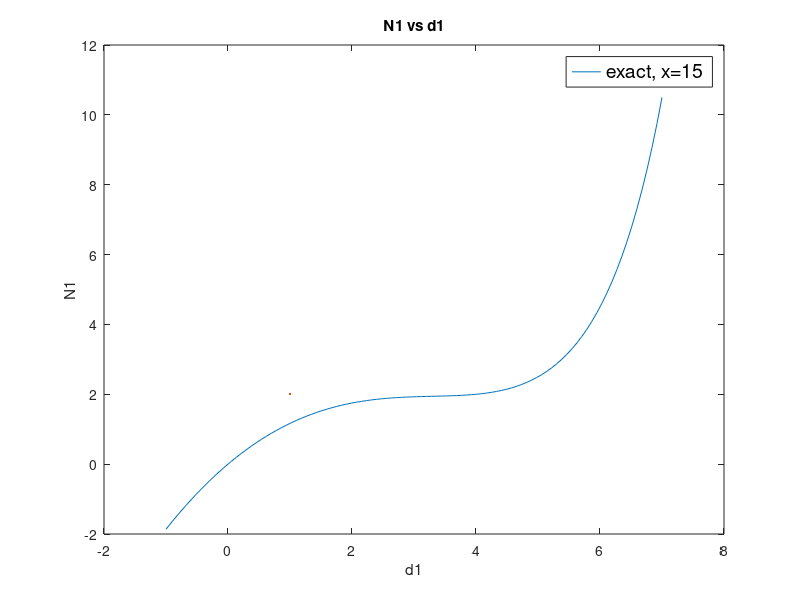
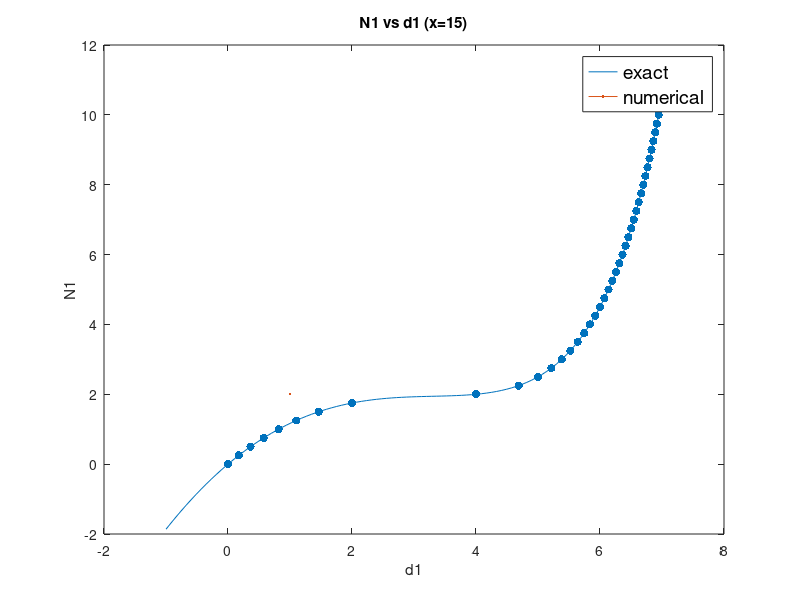
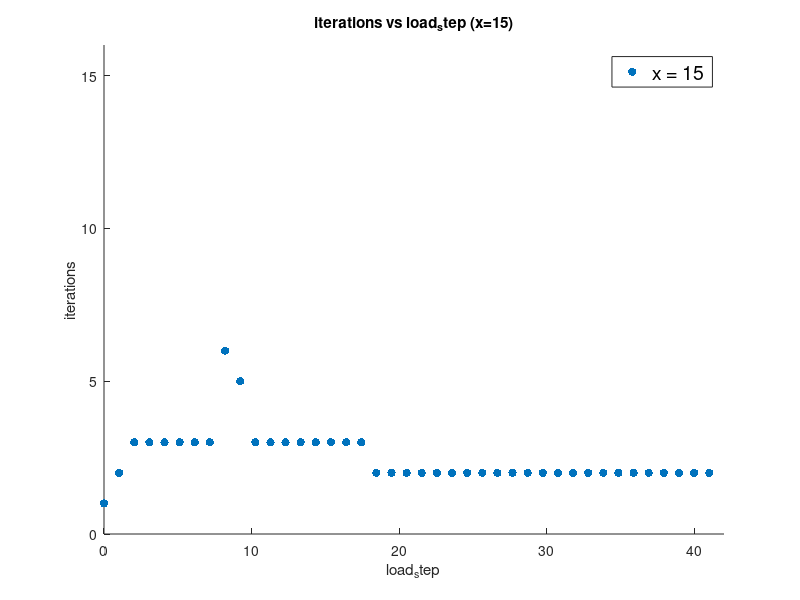
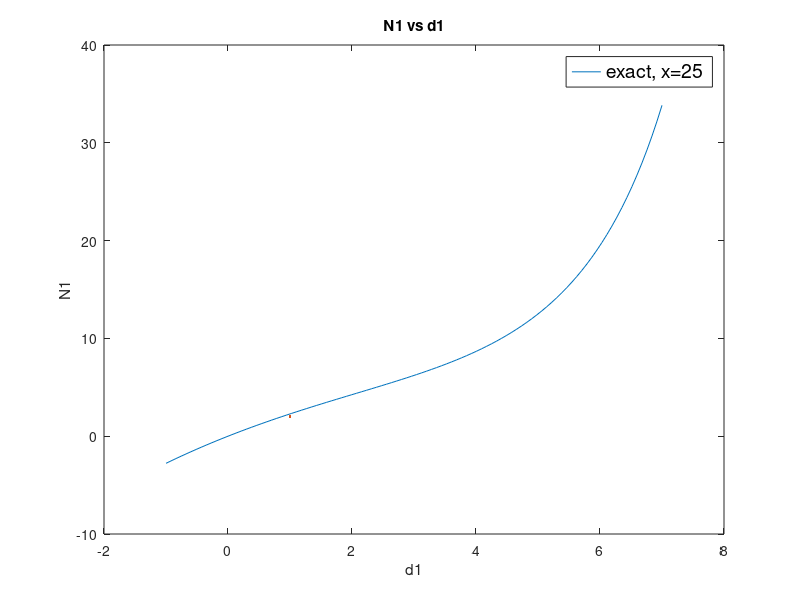

The MATLAB script that drew these images, in order:
% This is the Newton-Raphson algorithm solver for HW3
clear all; clc;

%% x =15
% exact internal force
x = 15;
N1 = @(d1,d2) x * d1 ./ (10.0 - d1) - 0.5 * d2.*d2;
N2 = @(d1,d2) d2 - d1;

% external force
load_step = 0.25;
load_max = 10.0;
load_num = load_max / load_step;
F1 = @(n) load_step * n;
F2 = @(n) 0.0;

% Jacobian
J = zeros(2,2);
dN1_dd1 = @(d1,d2) 10*x / ((10.0-d1)*(10.0-d1));
dN1_dd2 = @(d1,d2) -d2;
dN2_dd1 = @(d1,d2) -1.0;
dN2_dd2 = @(d1,d2) 1.0;

% Residual R
R = zeros(2,1);
R1 = @(d1,d2,n) N1(d1,d2) - F1(n);
R2 = @(d1,d2,n) N2(d1,d2) - F2(n);


% Newton-Raphson Algorithm
% K * Deltad = -R
Deltad = zeros(2,1);
d = zeros(2,1);
tol = 1.0e-4;
d_sol = zeros(2, load_num + 1);
d_sol(:,1) = d;
iter_num = zeros(1, load_num+1);


for n = 0:load_num
    iter_step = 0;    % record the iterate numbers

    R(1) = R1(d(1),d(2),n);
    R(2) = R2(d(1),d(2),n);
    R_norm = sqrt(R(1) * R(1) + R(2) * R(2));
    R_norm0 = R_norm;

    while true
        J(1,1) = dN1_dd1(d(1),d(2));
        J(1,2) = dN1_dd2(d(1),d(2));
        J(2,1) = dN2_dd1(d(1),d(2));
        J(2,2) = dN2_dd2(d(1),d(2));

        Deltad = -J\R;

        d = d + Deltad;
        iter_step = iter_step + 1;

        if iter_step == 15
            break;
        end

        R(1) = R1(d(1),d(2),n);
        R(2) = R2(d(1),d(2),n);
        R_norm = sqrt(R(1) * R(1) + R(2) * R(2));

        if R_norm <= tol * R_norm0
            break;
        end
    end
    iter_num(:,n+1) = iter_step;
    d_sol(:,n+1) = d;
end


% plot (a) x = 15
figure;
d_exact = linspace(-1,7,100);
N1_exact = N1(d_exact, d_exact);
plot(d_exact, N1_exact, LineWidth=2);
title("N1 vs d1");
xlabel("d1");
ylabel("N1");
legend("exact, x=15",'Location', 'Best', 'FontSize', 14, 'Box', 'on');

%plot (b) x = 15
figure;
d_exact = linspace(-1,7,100);
N1_exact = N1(d_exact, d_exact);
N1_sol = N1(d_sol(1,:), d_sol(1,:));
plot(d_exact, N1_exact, LineWidth=2);
hold on;
scatter(d_sol(1,:),N1_sol,"filled");
title("N1 vs d1 (x=15)");
xlabel("d1");
ylabel("N1");
legend("exact","numerical",'Location', 'Best', 'FontSize', 14, 'Box', 'on');

%plot (c)  x= 15
figure;
load_steps = linspace(0,load_num + 1, load_num + 1);
scatter(load_steps, iter_num, "filled");
title("iterations vs load_step (x=15)");
xlim([0,42]);
ylim([0,16]);
xlabel("load_step");
ylabel("iterations");
legend("x = 15",'Location', 'Best', 'FontSize', 14, 'Box', 'on');


%% x = 25
% exact internal force
x = 25;
N1 = @(d1,d2) x * d1 ./ (10.0 - d1) - 0.5 * d2.*d2;
N2 = @(d1,d2) d2 - d1;

% external force
load_step = 0.25;
load_max = 10.0;
load_num = load_max / load_step;
F1 = @(n) load_step * n;
F2 = @(n) 0.0;

% Jacobian
J = zeros(2,2);
dN1_dd1 = @(d1,d2) 10*x / ((10.0-d1)*(10.0-d1));
dN1_dd2 = @(d1,d2) -d2;
dN2_dd1 = @(d1,d2) -1.0;
dN2_dd2 = @(d1,d2) 1.0;

% Residual R
R = zeros(2,1);
R1 = @(d1,d2,n) N1(d1,d2) - F1(n);
R2 = @(d1,d2,n) N2(d1,d2) - F2(n);


% Newton-Raphson Algorithm
% K * Deltad = -R
Deltad = zeros(2,1);
d = zeros(2,1);
tol = 1.0e-4;
d_sol = zeros(2, load_num + 1);
d_sol(:,1) = d;
iter_num = zeros(1, load_num+1);


for n = 0:load_num
    iter_step = 0;    % record the iterate numbers

    R(1) = R1(d(1),d(2),n);
    R(2) = R2(d(1),d(2),n);
    R_norm = sqrt(R(1) * R(1) + R(2) * R(2));
    R_norm0 = R_norm;

    while true
        J(1,1) = dN1_dd1(d(1),d(2));
        J(1,2) = dN1_dd2(d(1),d(2));
        J(2,1) = dN2_dd1(d(1),d(2));
        J(2,2) = dN2_dd2(d(1),d(2));

        Deltad = -J\R;

        d = d + Deltad;
        iter_step = iter_step + 1;

        if iter_step == 15
            break;
        end

        R(1) = R1(d(1),d(2),n);
        R(2) = R2(d(1),d(2),n);
        R_norm = sqrt(R(1) * R(1) + R(2) * R(2));

        if R_norm <= tol * R_norm0
            break;
        end
    end
    iter_num(:,n+1) = iter_step;
    d_sol(:,n+1) = d;
end


% plot (a) x = 25
figure;
d_exact = linspace(-1,7,100);
N1_exact = N1(d_exact, d_exact);
plot(d_exact, N1_exact, LineWidth=2);
title("N1 vs d1");
xlabel("d1");
ylabel("N1");
legend("exact, x=25",'Location', 'Best', 'FontSize', 14, 'Box', 'on');

%plot (b) x = 25
figure;
d_exact = linspace(-1,7,100);
N1_exact = N1(d_exact, d_exact);
N1_sol = N1(d_sol(1,:), d_sol(1,:));
plot(d_exact, N1_exact, LineWidth=2);
hold on;
scatter(d_sol(1,:),N1_sol,"filled");
title("N1 vs d1 (x=25)");
xlabel("d1");
ylabel("N1");
legend("exact","numerical",'Location', 'Best', 'FontSize', 14, 'Box', 'on');

%plot (c) x =25
figure;
load_steps = linspace(0,load_num + 1, load_num + 1);
scatter(load_steps, iter_num, "filled");
title("iterations vs load_step (x=25)");
xlim([0,42]);
ylim([0,16]);
xlabel("load_step");
ylabel("iterations");
legend("x = 25",'Location', 'Best', 'FontSize', 14, 'Box', 'on');




